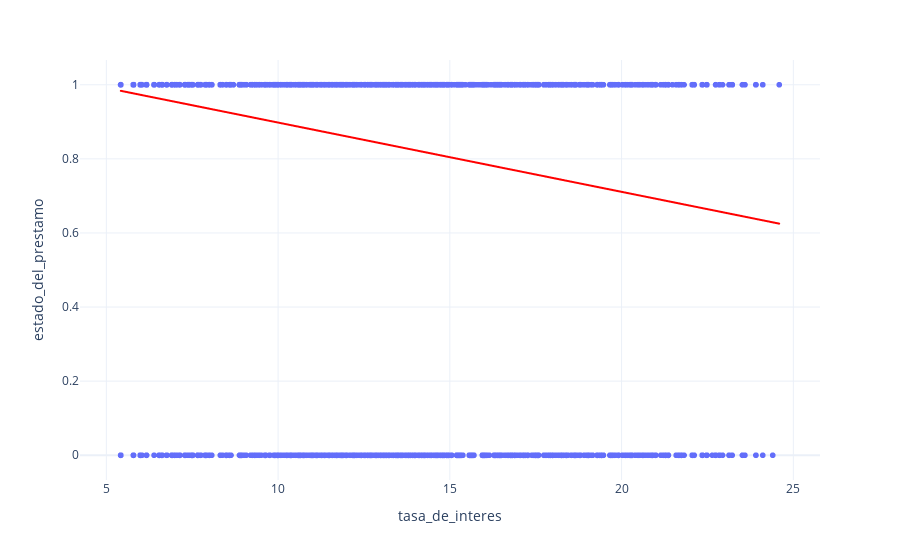

The notebook cell this image was saved under:
### Markdown cell above
El $p$-valor de la prueba global de significancia del modelo muestra que si es posible hacer uso de esta feature para explicar las diferencias entre las probabilidades de la variable Target. Veamos la recta de ajuste:

### Code cell
px.scatter(
    df1, x="tasa_de_interes", y="estado_del_prestamo", trendline="ols", trendline_color_override="red", template="plotly_white"
).show()

### Figure 1 — Plotly figure (JSON) as saved in the notebook; plotly's stock layout.template omitted (floating-point values rounded to 4 significant figures; data arrays with more than 128 entries replaced by an {"elided": "..."} marker saying what was removed)
{"data": [{"hovertemplate": "tasa_de_interes=%{x}<br>estado_del_prestamo=%{y}<extra></extra>", "legendgroup": "", "marker": {"color": "#636efa", "symbol": "circle"}, "mode": "markers", "name": "", "showlegend": false, "type": "scattergl", "x": {"elided": "38705 float values"}, "xaxis": "x", "y": {"elided": "38705 int values"}, "yaxis": "y"}, {"hovertemplate": "<b>OLS trendline</b><br>estado_del_prestamo = -0.0186989 * tasa_de_interes + 1.08495<br>R<sup>2</sup>=0.040044<br><br>tasa_de_interes=%{x}<br>estado_del_prestamo=%{y} <b>(trend)</b><extra></extra>", "legendgroup": "", "line": {"color": "red"}, "marker": {"color": "#636efa", "symbol": "circle"}, "mode": "lines", "name": "", "showlegend": false, "type": "scattergl", "x": {"elided": "38705 float values"}, "xaxis": "x", "y": {"elided": "38705 float values"}, "yaxis": "y"}], "layout": {"legend": {"tracegroupgap": 0}, "margin": {"t": 60}, "xaxis": {"anchor": "y", "domain": [0, 1], "title": {"text": "tasa_de_interes"}}, "yaxis": {"anchor": "x", "domain": [0, 1], "title": {"text": "estado_del_prestamo"}}}}
